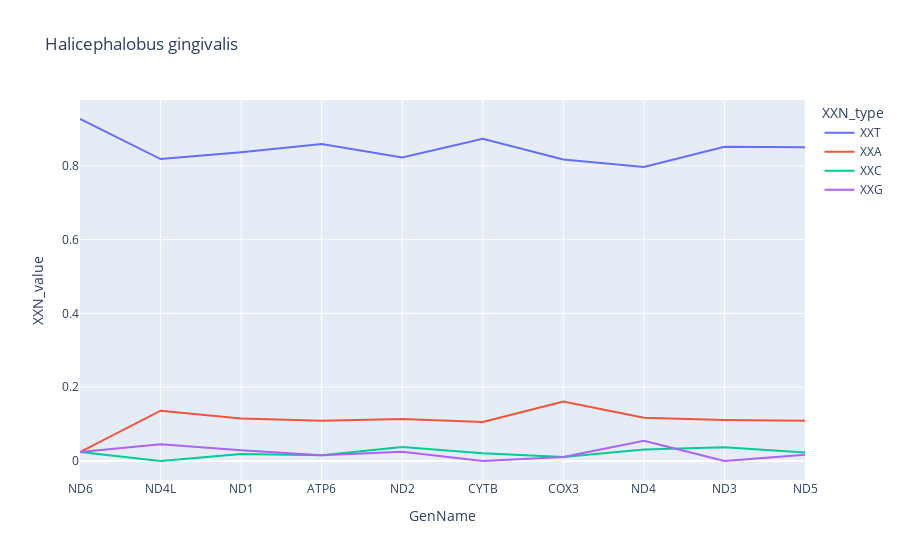

Here is the notebook cell this chart was saved with:
### Code cell
hg_tbss = px.line(hmce[hmce['OrganismName'] == 'Halicephalobus gingivalis'], 
                     x='GenName', y='XXN_value',
                    color = 'XXN_type', title = 'Halicephalobus gingivalis')
hg_tbss.show()

### Figure 1 — Plotly figure (JSON) as saved in the notebook; plotly's stock layout.template omitted (floating-point values rounded to 4 significant figures)
{"data": [{"hovertemplate": "XXN_type=XXT<br>GenName=%{x}<br>XXN_value=%{y}<extra></extra>", "legendgroup": "XXT", "line": {"color": "#636efa", "dash": "solid"}, "marker": {"symbol": "circle"}, "mode": "lines", "name": "XXT", "orientation": "v", "showlegend": true, "type": "scatter", "x": ["ND6", "ND4L", "ND1", "ATP6", "ND2", "CYTB", "COX3", "ND4", "ND3", "ND5"], "xaxis": "x", "y": [0.9268, 0.8182, 0.8365, 0.8594, 0.8228, 0.8732, 0.8172, 0.7969, 0.8519, 0.8506], "yaxis": "y"}, {"hovertemplate": "XXN_type=XXA<br>GenName=%{x}<br>XXN_value=%{y}<extra></extra>", "legendgroup": "XXA", "line": {"color": "#EF553B", "dash": "solid"}, "marker": {"symbol": "circle"}, "mode": "lines", "name": "XXA", "orientation": "v", "showlegend": true, "type": "scatter", "x": ["ND6", "ND4L", "ND1", "ATP6", "ND2", "CYTB", "COX3", "ND4", "ND3", "ND5"], "xaxis": "x", "y": [0.02439, 0.1364, 0.1154, 0.1094, 0.1139, 0.1056, 0.1613, 0.1172, 0.1111, 0.1092], "yaxis": "y"}, {"hovertemplate": "XXN_type=XXC<br>GenName=%{x}<br>XXN_value=%{y}<extra></extra>", "legendgroup": "XXC", "line": {"color": "#00cc96", "dash": "solid"}, "marker": {"symbol": "circle"}, "mode": "lines", "name": "XXC", "orientation": "v", "showlegend": true, "type": "scatter", "x": ["ND6", "ND4L", "ND1", "ATP6", "ND2", "CYTB", "COX3", "ND4", "ND3", "ND5"], "xaxis": "x", "y": [0.02439, 0, 0.01923, 0.01562, 0.03797, 0.02113, 0.01075, 0.03125, 0.03704, 0.02299], "yaxis": "y"}, {"hovertemplate": "XXN_type=XXG<br>GenName=%{x}<br>XXN_value=%{y}<extra></extra>", "legendgroup": "XXG", "line": {"color": "#ab63fa", "dash": "solid"}, "marker": {"symbol": "circle"}, "mode": "lines", "name": "XXG", "orientation": "v", "showlegend": true, "type": "scatter", "x": ["ND6", "ND4L", "ND1", "ATP6", "ND2", "CYTB", "COX3", "ND4", "ND3", "ND5"], "xaxis": "x", "y": [0.02439, 0.04545, 0.02885, 0.01562, 0.02532, 0, 0.01075, 0.05469, 0, 0.01724], "yaxis": "y"}], "layout": {"legend": {"title": {"text": "XXN_type"}, "tracegroupgap": 0}, "title": {"text": "Halicephalobus gingivalis"}, "xaxis": {"anchor": "y", "domain": [0, 1], "title": {"text": "GenName"}}, "yaxis": {"anchor": "x", "domain": [0, 1], "title": {"text": "XXN_value"}}}}
